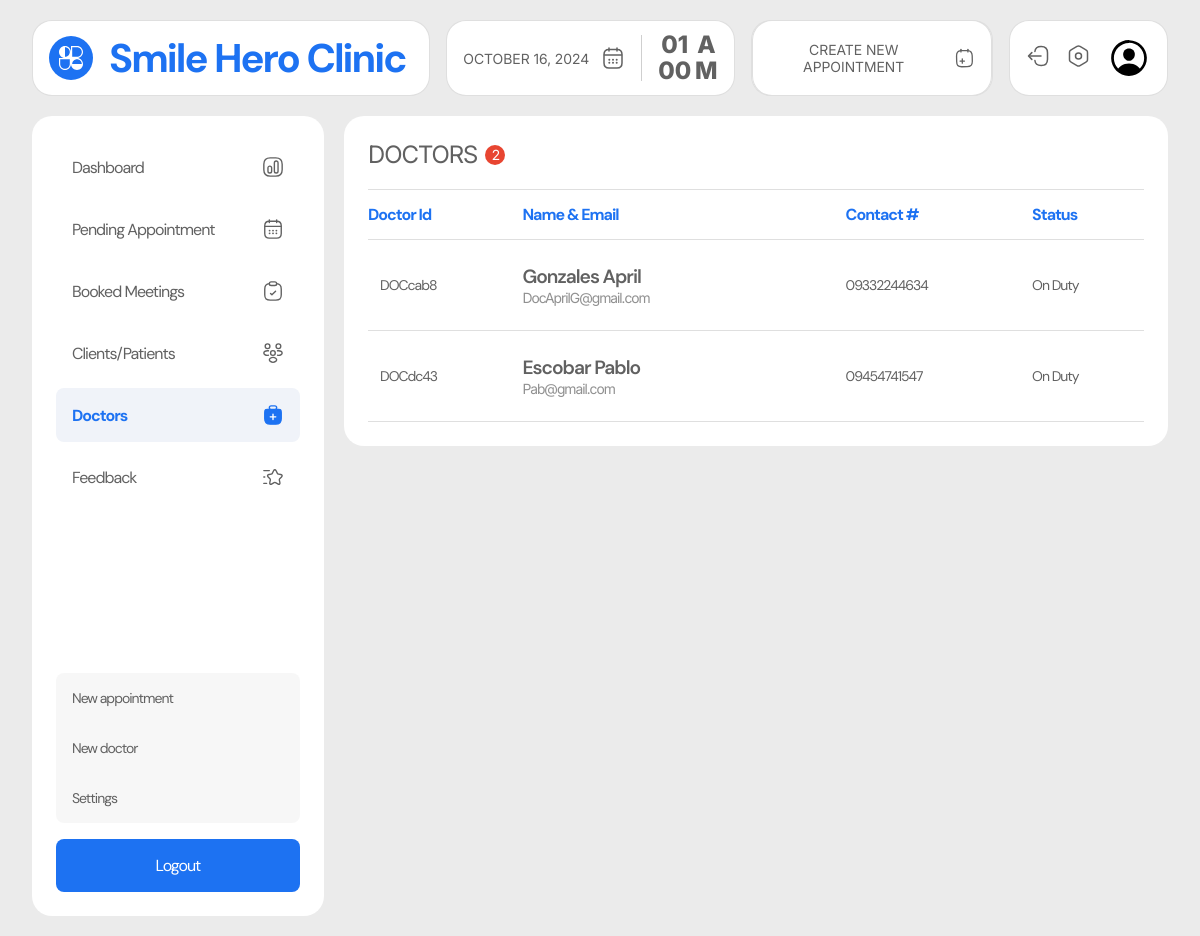
The page /admin/doctors.php (signed in) on the database its author committed.
### tables this page shows
CREATE TABLE `doctors` (
  `doctor_id` varchar(100) NOT NULL,
  `first_name` varchar(100) NOT NULL,
  `last_name` varchar(100) NOT NULL,
  `phone_number` varchar(15) NOT NULL,
  `email` varchar(100) DEFAULT NULL,
  `created_at` timestamp NOT NULL DEFAULT current_timestamp()
);

### admin/doctors.php (the view, shortened to what this page needs)
<?php
require_once '../includes/dbh.inc.php';
$limit = 5;
$page = isset($_GET['page']) ? (int)$_GET['page'] : 1;
$start = ($page - 1) * $limit;
$totalQuery = "SELECT COUNT(*) AS total FROM doctors";
$totalResult = $conn->query($totalQuery);
$totalRow = $totalResult->fetch_assoc();
$totalRecords = $totalRow['total'];
$query = "SELECT * FROM doctors LIMIT $start, $limit";
$result = $conn->query($query);
$doctors = [];
if ($result->num_rows > 0) {
  while ($row = $result->fetch_assoc()) {
    $doctors[] = $row;
  }
}
?>
<!DOCTYPE html>
<html lang="en">
<head>
  <link rel="stylesheet" href="../src/dist/styles.css" />
</head>
<body class="admin__page">
  <main class="admin__main">
    <?php include("includes/nav.php"); ?>
     <section class="admin__content">
      <?php include("includes/side_nav.php"); ?>
      <div class="doctors__container">
        <div class="doctors__table">
          <h1 class="table-heading">
            doctors <span class="table-item-count"><?php echo $totalRecords?></span>
          </h1>
          <table>
            <thead>
              <tr>
                <th>doctor id</th>
                <th>name & email</th>
                <th>contact #</th>
                <th>status</th>
              </tr>
            </thead>
            <tbody>
              <?php if (!empty($doctors)): ?>
                <?php foreach ($doctors as $doctor): ?>
              <tr>
                <td><?php echo htmlspecialchars($doctor['doctor_id']); ?></td>
                <td class="patient-cell name-email">
                  <p class="name" title="<?php echo $doctor['last_name'] ." ". $doctor['first_name'] ?>">
                    <?php echo htmlspecialchars($doctor['last_name']); ?>
                    <?php echo htmlspecialchars($doctor['first_name']); ?>
                  </p>
                  <p class="email" title="<?php echo $doctor['email'] ?>">
                    <?php echo htmlspecialchars($doctor['email']); ?>
                  </p>
                </td>
                <td><?php echo htmlspecialchars($doctor['phone_number']); ?></td>
                <td>On Duty</td>
              </tr>
                <?php endforeach; ?>
                <?php else: ?>
                <tr>
                    <td colspan="5">No doctors found.</td>
                  </tr>
                <?php endif; ?>
            </tbody>
          </table>
        </div>
      </div>
    </section>
  </main>
</body>
</html>

### admin/includes/nav.php (shortened to what this page needs)
<nav class="navbar" style="z-index: 1">
  <div class="navbar__brand">
    <h1 class="navbar__title">Smile Hero Clinic</h1>
  </div>
  <div class="navbar__datetime">
    <div class="navbar__date">
      <p class="currentDate">September 16, 2024</p>
    </div>
    <div class="navbar__time">
      <div id="timeEl" class="navbar__time-numbers">
        <p>02</p>
        <p>59</p>
      </div>
      <div class="navbar__ampm">
        <p class="navbar__ampm--first">p</p>
        <p class="navbar__ampm--second">m</p>
      </div>
    </div>
  </div>
  <button class="btn btn--primary">
    <a href="./new-appointment.php">
      Create New Appointment
     </a>
  </button>
  <div class="navbar__actions">
    <button class="btn btn--icon">
      <a href="#">
      </a>
    </button>
    <button class="btn btn--icon">
      <a href="#">
      </a>
    </button>
    <div class="profile">
    </div>
  </div>
</nav>

### admin/includes/side_nav.php
<?php $current_page = basename($_SERVER['PHP_SELF']); ?>
<aside class="admin-sidenav">
  <ul>
    <li <?php echo ($current_page == 'dashboard.php') ? 'class="active__link"' : ''; ?>>
      <a href="../admin/dashboard.php">
        <img
          src="../assets/admin_assets/icons/dashboard/<?php echo ($current_page == 'dashboard.php') ? 'active/dashboard.svg' : 'default/dashboard.svg'; ?>"
          alt="" style="width: 1.375rem; height: 1.375rem" />Dashboard</a>
    </li>
    <li <?php echo ($current_page == 'appointments.php') ? 'class="active__link"' : ''; ?>>
      <a href="../admin/appointments.php">
        <img
          src="../assets/admin_assets/icons/dashboard/<?php echo ($current_page == 'appointments.php') ? 'active/pending-appointment.svg' : 'default/pending-appointment.svg'; ?>"
          alt="" style="width: 1.375rem; height: 1.375rem" />Pending Appointment</a>
    </li>
    <li <?php echo ($current_page == 'booked.php') ? 'class="active__link"' : ''; ?>>
      <a href="../admin/booked.php">
        <img
          src="../assets/admin_assets/icons/dashboard/<?php echo ($current_page == 'booked.php') ? 'active/booked-appointments.svg' : 'default/booked-appointments.svg'; ?>"
          alt="" style="width: 1.375rem; height: 1.375rem" />Booked Meetings</a>
    </li>
    <li <?php echo ($current_page == 'patients.php') ? 'class="active__link"' : ''; ?>>
      <a href="../admin/patients.php">
        <img
          src="../assets/admin_assets/icons/dashboard/<?php echo ($current_page == 'patients.php') ? 'active/patients.svg' : 'default/patients.svg'; ?>"
          alt="" style="width: 1.375rem; height: 1.375rem" />Clients/Patients</a>
    </li>
    <li <?php echo ($current_page == 'doctors.php') ? 'class="active__link"' : ''; ?>>
      <a href="../admin/doctors.php">
        <img
          src="../assets/admin_assets/icons/dashboard/<?php echo ($current_page == 'doctors.php') ? 'active/doctors.svg' : 'default/doctors.svg'; ?>"
          alt="" style="width: 1.375rem; height: 1.375rem" />Doctors</a>
    </li>
    <li <?php echo ($current_page == 'feedback.php') ? 'class="active__link"' : ''; ?>>
      <a href="../admin/feedback.php">
        <img
          src="../assets/admin_assets/icons/dashboard/<?php echo ($current_page == 'feedback.php') ? 'active/feedback.svg' : 'default/feedback.svg'; ?>"
          alt="" style="width: 1.375rem; height: 1.375rem" />Feedback</a>
    </li>
  </ul>
  <div class="bottom-links">
    <ul>
      <li <?php echo ($current_page == 'new-appointment.php') ? 'class="active__link"' : ''; ?>>
        <a href="../admin/new-appointment.php">
          New appointment
        </a>
      </li>
      <li <?php echo ($current_page == 'new-doctor.php') ? 'class="active__link"' : ''; ?>>
        <a href="../admin/new-doctor.php">
          New doctor
        </a>
      </li>
      <li <?php echo ($current_page == 'settings.php') ? 'class="active__link"' : ''; ?>>
        <a href="../admin/settings.php">
          Settings
        </a>
      </li>
    </ul>
    <button id="logout_button">
      <a href="../includes/logout.php">Logout</a>
    </button>
  </div>
</aside>

### rows shown on the page
doctors: doctor_id "DOCcab8", last_name "Gonzales", first_name "April", email "DocAprilG@gmail.com", phone_number "09332244634"
doctors: doctor_id "DOCdc43", last_name "Escobar", first_name "Pablo", email "Pab@gmail.com", phone_number "09454741547"

### other values the page prints
$totalRecords "2"
